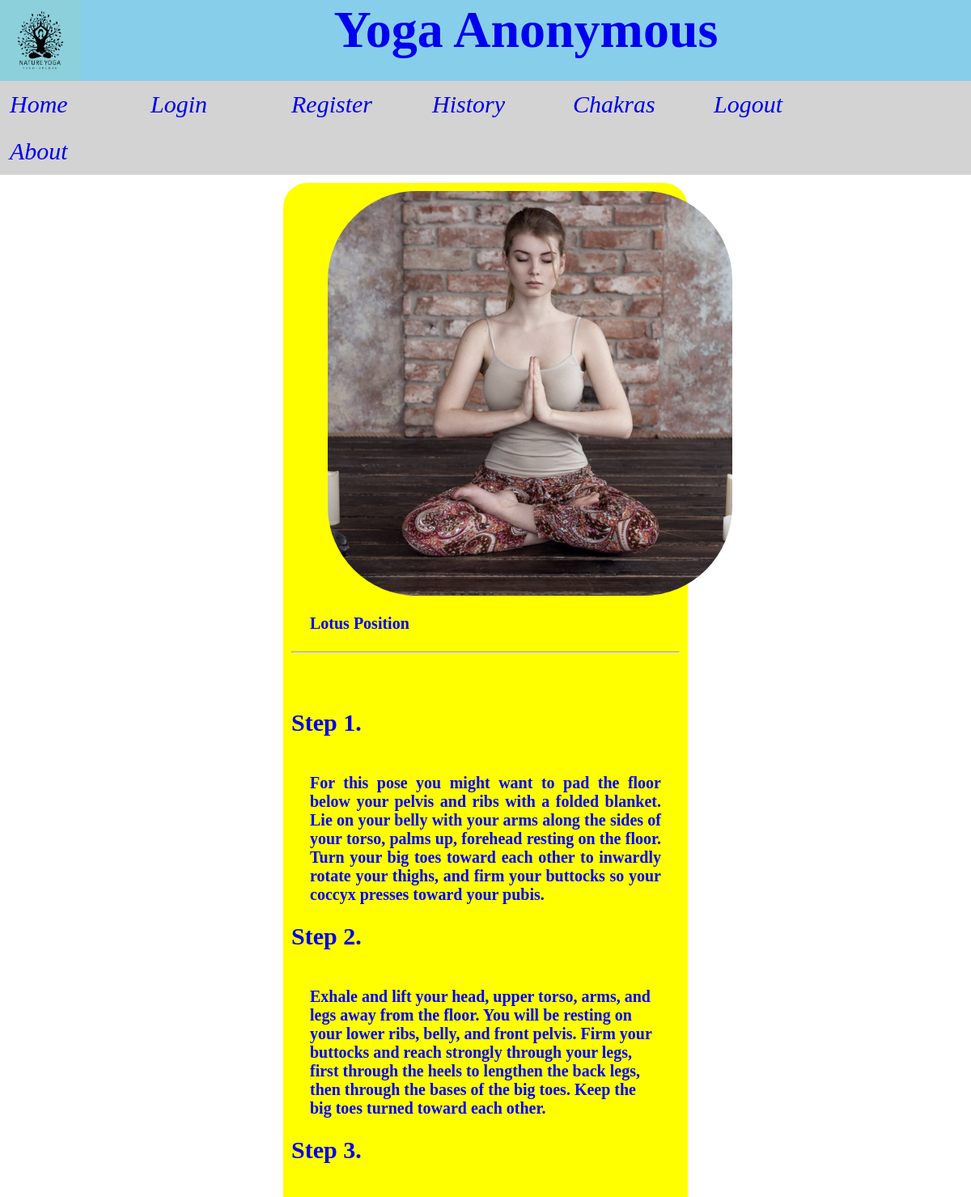
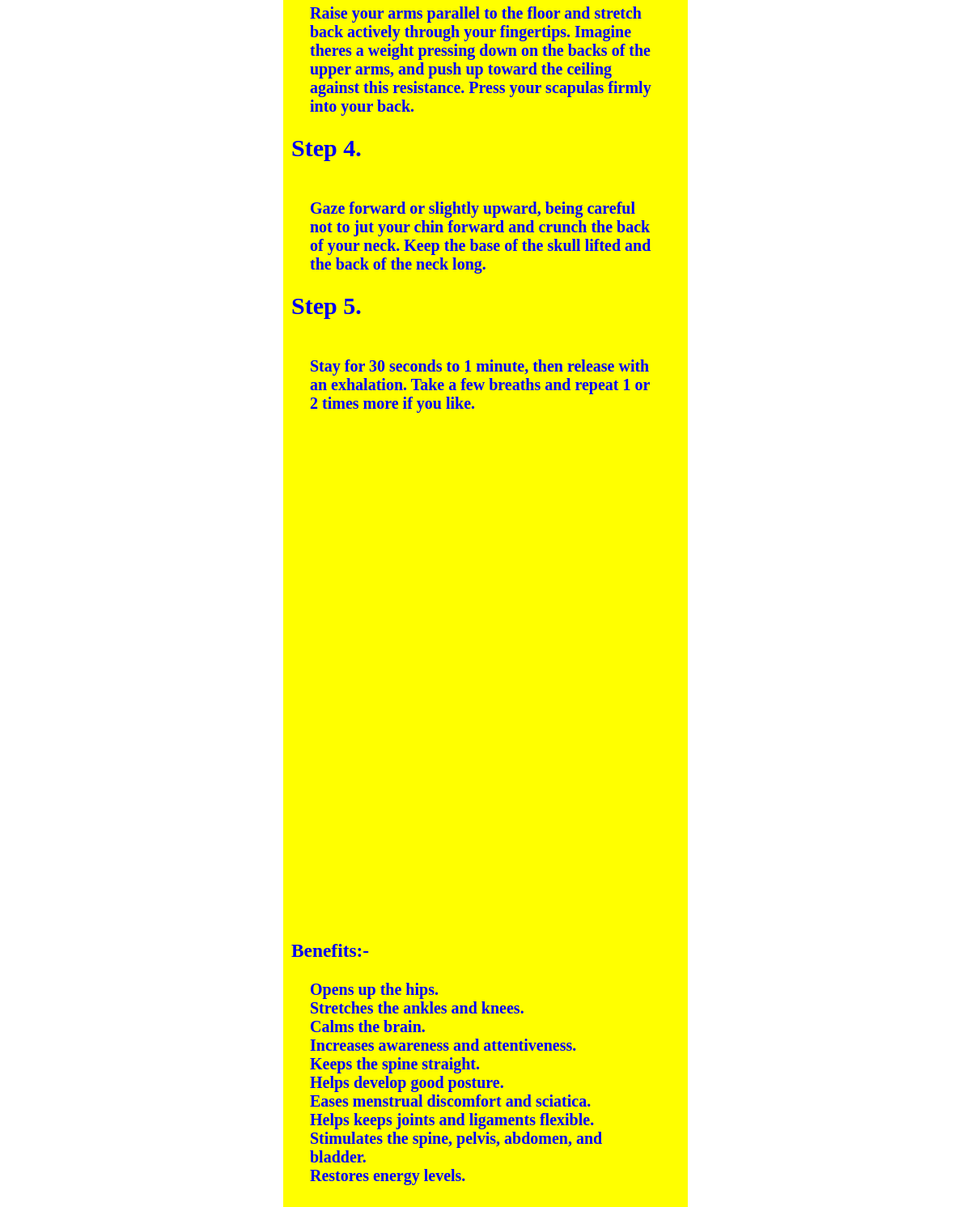
Page /details.php?id=1 on the committed database (2 pictures, top to bottom).
### tables this page shows
CREATE TABLE `asan` (
  `id` int(50) NOT NULL,
  `yogaid` int(50) NOT NULL,
  `asanname` varchar(250) NOT NULL,
  `asanpic` varchar(100) NOT NULL,
  `steps` longtext NOT NULL,
  `benefits` longtext NOT NULL,
  `videolink` varchar(200) NOT NULL
);

### details.php (the view, shortened to what this page needs)
<html>
<head>
</head>
<body>
<div class="container">
	<div class="header">
	<h1><a href="front2.php"><img src="logo3.jpg" height=100px; width=100px; align="left">Yoga Anonymous</h1></a>
	</div>
		<?php
	include "hedder.php";
	?>
	</div>
	<div class="pic">
	<?php
		$con=mysqli_connect("localhost","root","");
		mysqli_select_db($con,"yoga");
		$query="select * from asan where id=".$_GET['id'];
		$catrows=mysqli_query($con,$query);
		if(mysqli_num_rows($catrows)>0)
		{
			while($row=mysqli_fetch_assoc($catrows))
			{
			echo "<div class='yogadiv'>";
			echo "<a href='details.php?id=".$row['id']."'><img src='".$row['asanpic']."' class=picture></a>";
			echo "<a href='details.php?id=".$row['id']."'><p>".$row['asanname']."</p></a>";
			echo "<hr>";
			echo "<a href='details.php?id=".$row['id']."'><p>&nbsp;&nbsp;".$row['steps']."</p></a>";
			echo "<br><br>";
			echo "<iframe width='600' height='480' src='".$row['videolink']."' frameborder='0' allowfullscreen></iframe>";
			echo "<a href='details.php?id=".$row['id']."'><p>&nbsp;&nbsp;".$row['benefits']."</p></a>";
			echo "</div>";
			}
		}
	?>
</div>
</body>
</html>

### details.php (style rules this page uses)
* { margin:0px; padding:0px; }
.container { width:100%; min-height:100px; }
.header { height:100px; background-color:skyblue; font-style:Calligraphic; font-size:200%; text-align:center; }
a { text-decoration:none; }
.yogadiv { margin:auto; width:40%; height:auto; padding:10; border-radius:30px; background-color:yellow; margin-top:10px; font-size:20px; margin-bottom:10px; }
p { font-weight:bold; font-size:20px; margin:13px; padding:10px; color:blue; }
.picture { height:500px; width:500px; margin-left:45px; border-radius:110px; }

### hedder.php (style rules this page uses)
* { margin:0px; padding:0px; }
a { text-decoration: none; }

### rows in the picture
asan: asanpic (picture), asanname "Lotus Position", steps "Step 1. For this pose you might want to pad the floor below your pelvis and ribs with a folded blanket. Lie on your belly with your arms along the sides of your torso, palms up, forehead resting on the floor. Turn your big toes toward each other to inwardly rotate your thighs, and firm your buttocks so your coccyx presses toward your pubis. Step 2. Exhale and lift your head, upper torso, arms, and legs away from the floor. You will be resting on your lower ribs, belly, and front pelvis. Firm your buttocks and reach strongly through your legs, first through the heels to lengthen the back legs, then through the bases of the big toes. Keep the big toes turned toward each other. Step 3. Raise…", benefits "Benefits:- Opens up the hips. Stretches the ankles and knees. Calms the brain. Increases awareness and attentiveness. Keeps the spine straight. Helps develop good posture. Eases menstrual discomfort and sciatica. Helps keeps joints and ligaments flexible. Stimulates the spine, pelvis, abdomen, and bladder. Restores energy levels."
